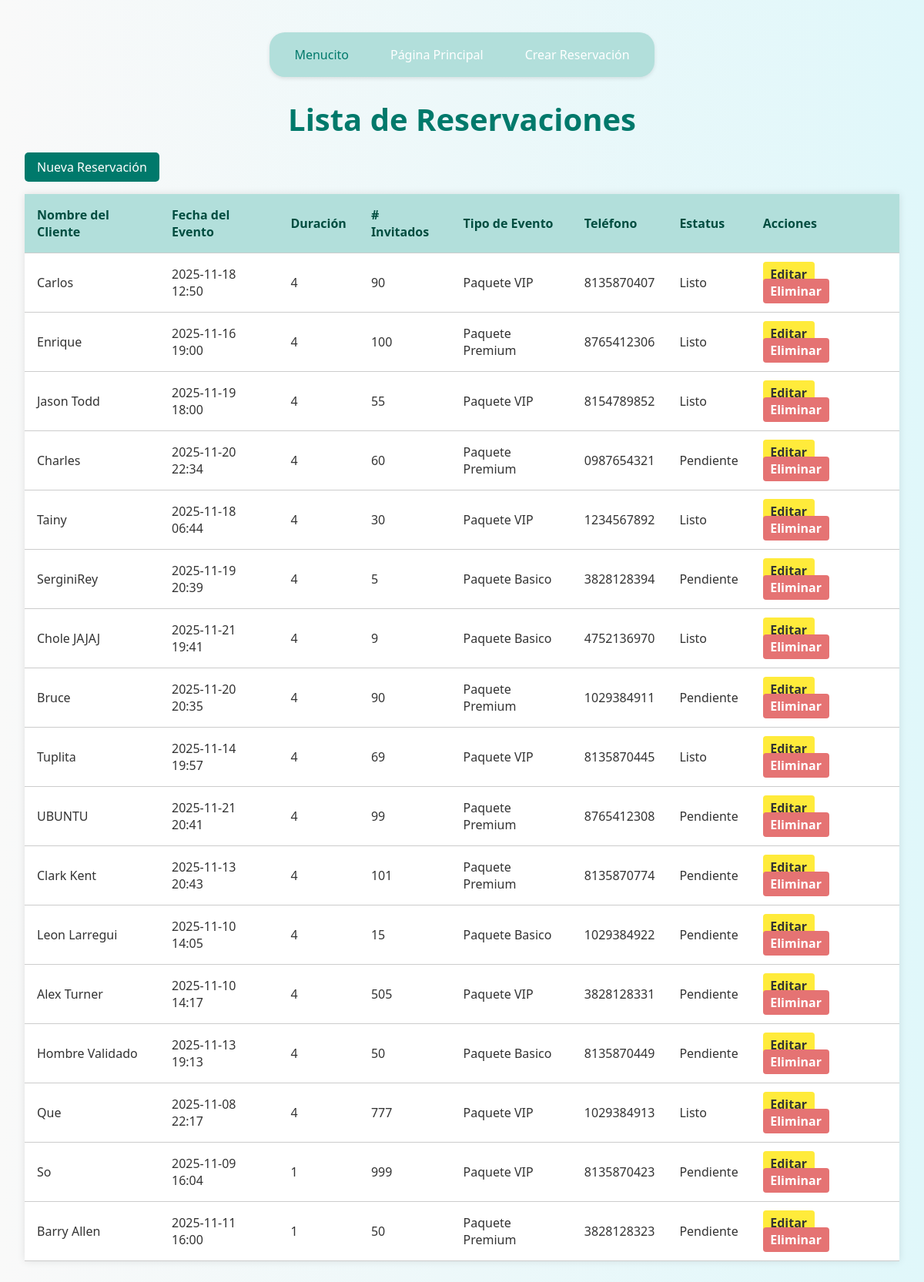
Screenshot of /listar/ (signed in) with the database file from the repository.
### app/models.py (models this page shows, shortened)
class RESERVACION(models.Model):
    nombre_cliente = models.CharField(max_length=100)
    fecha_evento = models.DateTimeField()
    duracion_horas = models.IntegerField(default=4)
    num_invitados = models.IntegerField()
    tipo_evento = models.CharField(max_length=50)
    telefono_contacto = models.CharField(max_length=15)
    estatus = models.CharField(max_length=20, default='Pendiente')
    @property
    def estatus_actualizado(self):
        if self.fecha_evento < timezone.now():
            return "Listo"
        return self.estatus

### app/views.py (the view)
# urls.py: path('listar/', views.listar_reservaciones, name='listar'),
@login_required
@user_passes_test(is_admin)
def listar_reservaciones(request):
    reservaciones = RESERVACION.objects.all()
    return render(request, 'listar.html', {'reservaciones': reservaciones})

### app/views.py (called while the page is built)
def is_admin(user):
    return user.is_superuser

### app/templates/listar.html (shortened to what this page needs)
{% load static %}
<!DOCTYPE html>
<html lang="es" translate="no">
<head>
    <link rel="stylesheet" href="{% static 'css/stylelistar.css' %}">
</head>
<body>
    {% include 'menu.html' %}
    <h1>Lista de Reservaciones</h1>
    <a class="boton-nuevo" href="{% url 'crear' %}">Nueva Reservación</a>
    <table class="tabla-productos">
        <thead>
            <tr>
                <th>Nombre del Cliente</th>
                <th>Fecha del Evento</th>
                <th>Duración</th>
                <th># Invitados</th>
                <th>Tipo de Evento</th>
                <th>Teléfono</th>
                <th>Estatus</th>
                <th>Acciones</th>
            </tr>
        </thead>
        <tbody>
            {% for reservacion in reservaciones %}
            <tr>
                <td>{{ reservacion.nombre_cliente }}</td>
                <td>{{ reservacion.fecha_evento|date:"Y-m-d H:i" }}</td>
                <td>{{ reservacion.duracion_horas }}</td>
                <td>{{ reservacion.num_invitados }}</td>
                <td>{{ reservacion.tipo_evento }}</td>
                <td>{{ reservacion.telefono_contacto }}</td>
                <td>{{ reservacion.estatus_actualizado }}</td>
                <td>
                    <a class="boton-editar" href="{% url 'editar' reservacion.id %}">Editar</a>
                    <a class="boton-eliminar" href="{% url 'eliminar' reservacion.id %}" onclick="return confirmarEliminacion()">Eliminar</a>
                </td>
            </tr>
            {% empty %}
            <tr>
                <td colspan="7" class="text-center text-muted">No hay reservaciones registradas.</td>
            </tr>
            {% endfor %}
        </tbody>
    </table>
</body>
</html>

### app/static/css/stylelistar.css (style rules this page uses)
body { font-family: 'Segoe UI', sans-serif; background: linear-gradient(to right, #f9f9f9, #e0f7fa); padding: 2rem; color: #333; }
h1 { text-align: center; font-size: 2.5rem; color: #00796b; margin-bottom: 1rem; }
.boton-nuevo { display: inline-block; margin-bottom: 1rem; padding: 0.5rem 1rem; background-color: #00796b; color: white; text-decoration: none; border-radius: 5px; transition: background-color 0.3s ease; }
.tabla-productos { width: 100%; border-collapse: collapse; box-shadow: 0 0 10px rgba(0,0,0,0.1); background-color: white; }
.tabla-productos th, .tabla-productos td { padding: 1rem; border-bottom: 1px solid #ccc; text-align: left; }
.tabla-productos th { background-color: #b2dfdb; color: #004d40; font-weight: bold; }
.boton-editar, .boton-eliminar { margin-right: 0.5rem; padding: 0.3rem 0.6rem; text-decoration: none; border-radius: 4px; font-weight: bold; }
.boton-editar { background-color: #ffeb3b; color: #333; }
.boton-eliminar { background-color: #e57373; color: white; }

### app/static/css/style3.css (style rules this page uses)
body { margin: 0; font-family: 'Segoe UI', sans-serif; background-color: #f9f9f9; }

### rows the page displays
RESERVACION: nombre_cliente "Carlos", fecha_evento "2025-11-18 12:50", duracion_horas "4", num_invitados "90", tipo_evento "Paquete VIP", telefono_contacto "8135870407", estatus_actualizado "Listo"
RESERVACION: nombre_cliente "Enrique", fecha_evento "2025-11-16 19:00", duracion_horas "4", num_invitados "100", tipo_evento "Paquete Premium", telefono_contacto "8765412306", estatus_actualizado "Listo"
RESERVACION: nombre_cliente "Jason Todd", fecha_evento "2025-11-19 18:00", duracion_horas "4", num_invitados "55", tipo_evento "Paquete VIP", telefono_contacto "8154789852", estatus_actualizado "Listo"
RESERVACION: nombre_cliente "Charles", fecha_evento "2025-11-20 22:34", duracion_horas "4", num_invitados "60", tipo_evento "Paquete Premium", telefono_contacto "0987654321", estatus_actualizado "Pendiente"
RESERVACION: nombre_cliente "Tainy", fecha_evento "2025-11-18 06:44", duracion_horas "4", num_invitados "30", tipo_evento "Paquete VIP", telefono_contacto "1234567892", estatus_actualizado "Listo"
RESERVACION: nombre_cliente "SerginiRey", fecha_evento "2025-11-19 20:39", duracion_horas "4", num_invitados "5", tipo_evento "Paquete Basico", telefono_contacto "3828128394", estatus_actualizado "Pendiente"
RESERVACION: nombre_cliente "Chole JAJAJ", fecha_evento "2025-11-21 19:41", duracion_horas "4", num_invitados "9", tipo_evento "Paquete Basico", telefono_contacto "4752136970", estatus_actualizado "Listo"
RESERVACION: nombre_cliente "Bruce", fecha_evento "2025-11-20 20:35", duracion_horas "4", num_invitados "90", tipo_evento "Paquete Premium", telefono_contacto "1029384911", estatus_actualizado "Pendiente"
RESERVACION: nombre_cliente "Tuplita", fecha_evento "2025-11-14 19:57", duracion_horas "4", num_invitados "69", tipo_evento "Paquete VIP", telefono_contacto "8135870445", estatus_actualizado "Listo"
RESERVACION: nombre_cliente "UBUNTU", fecha_evento "2025-11-21 20:41", duracion_horas "4", num_invitados "99", tipo_evento "Paquete Premium", telefono_contacto "8765412308", estatus_actualizado "Pendiente"
RESERVACION: nombre_cliente "Clark Kent", fecha_evento "2025-11-13 20:43", duracion_horas "4", num_invitados "101", tipo_evento "Paquete Premium", telefono_contacto "8135870774", estatus_actualizado "Pendiente"
RESERVACION: nombre_cliente "Leon Larregui", fecha_evento "2025-11-10 14:05", duracion_horas "4", num_invitados "15", tipo_evento "Paquete Basico", telefono_contacto "1029384922", estatus_actualizado "Pendiente"
RESERVACION: nombre_cliente "Alex Turner", fecha_evento "2025-11-10 14:17", duracion_horas "4", num_invitados "505", tipo_evento "Paquete VIP", telefono_contacto "3828128331", estatus_actualizado "Pendiente"
RESERVACION: nombre_cliente "Hombre Validado", fecha_evento "2025-11-13 19:13", duracion_horas "4", num_invitados "50", tipo_evento "Paquete Basico", telefono_contacto "8135870449", estatus_actualizado "Pendiente"
RESERVACION: nombre_cliente "Que", fecha_evento "2025-11-08 22:17", duracion_horas "4", num_invitados "777", tipo_evento "Paquete VIP", telefono_contacto "1029384913", estatus_actualizado "Listo"
RESERVACION: nombre_cliente "So", fecha_evento "2025-11-09 16:04", duracion_horas "1", num_invitados "999", tipo_evento "Paquete VIP", telefono_contacto "8135870423", estatus_actualizado "Pendiente"
RESERVACION: nombre_cliente "Barry Allen", fecha_evento "2025-11-11 16:00", duracion_horas "1", num_invitados "50", tipo_evento "Paquete Premium", telefono_contacto "3828128323", estatus_actualizado "Pendiente"
